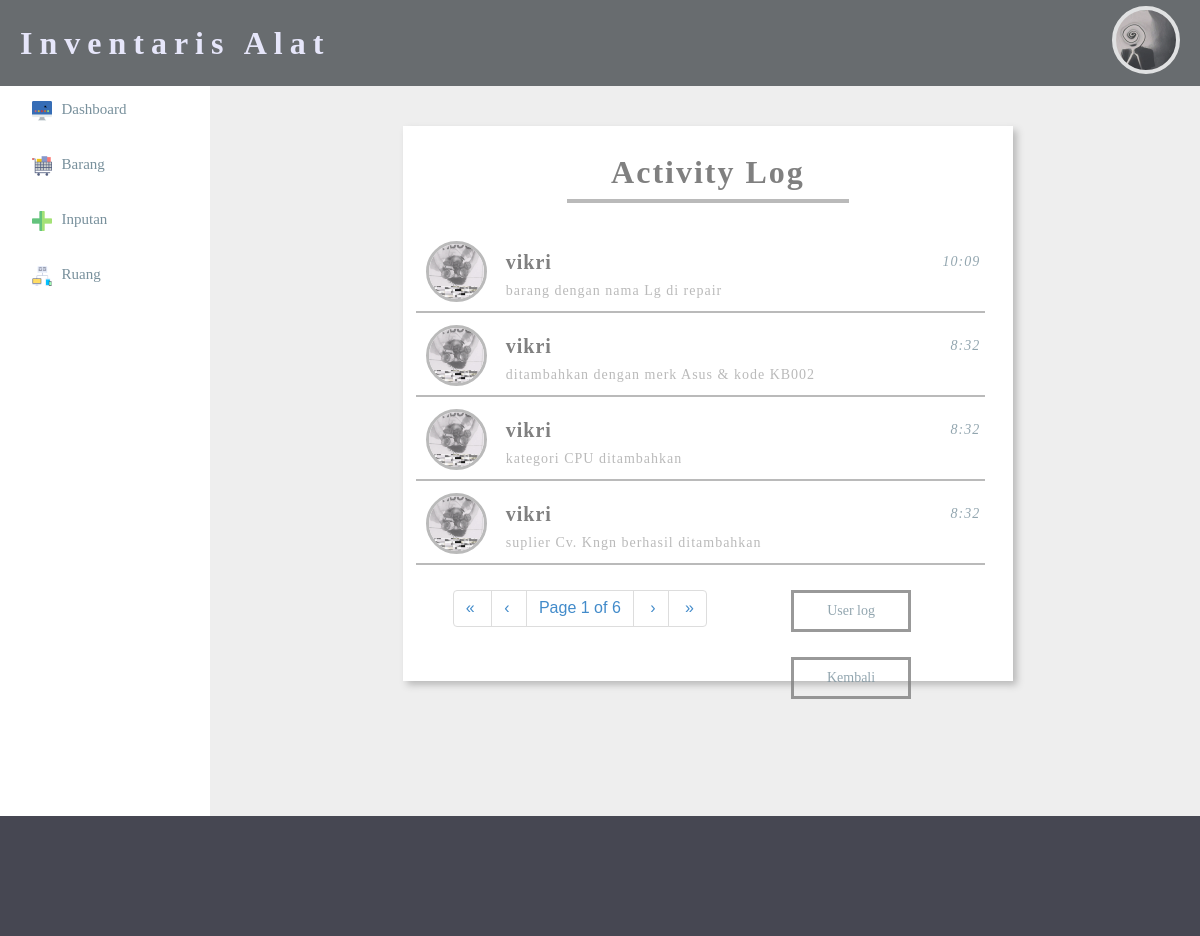
Page /pegawai/log.php (signed in) on the committed database.
### tables this page shows
CREATE TABLE IF NOT EXISTS `activty_log` (
  `id_activity` int(11) NOT NULL AUTO_INCREMENT,
  `id` int(11) NOT NULL,
  `date` datetime NOT NULL,
  `action` varchar(500) NOT NULL,
  `status` varchar(50) NOT NULL,
  PRIMARY KEY (`id_activity`)
);

### pegawai/log.php (the view, shortened to what this page needs)
<?php
	include 'session.php';
	include 'pagination.php';
	$sql =  "SELECT * FROM activty_log INNER JOIN admin ON activty_log.id=admin.id  ORDER BY activty_log.id_activity DESC";
        $result = mysql_query($sql);
        $rpp = 4;
        $reload = "log.php?pagination=true&page=1";
        $page = intval($_GET["page"]);
        if($page<=0) $page = 1;
        $tcount = mysql_num_rows($result);
        $tpages = ($tcount) ? ceil($tcount/$rpp) : 1;
        $count = 0;
        $i = ($page-1)*$rpp;
 ?>
 <html>
 <head>
 	<link rel="stylesheet" type="text/css" href="../css/admin_css.css">
 	<link rel="stylesheet" type="text/css" href="../css/log.css">
	<link rel="stylesheet" type="text/css" href="../css/bootstrap.css">
 </head>
 <body>
 	<?php
 		include 'header.php';
 	 ?>
	 <div class="a">
	 	<center>
		 	<div class="log">
		 		<h1>Activity Log</h1><hr>
		 		<br>
		 		<?php
                    while(($count<$rpp) && ($i<$tcount)) {
                        $data = mysql_fetch_array($result);
                        $date = $data['date'];
                        $tanggal = date('G:i', strtotime($date));
                        ?>
                    	<div class="user_log">
                    		<div class="photo">
                    			<img src="../gambar_profile/<?php echo $data['nama_gambar']; ?>">
                    		</div>
                    		<h3><?php echo $data['nama_depan']; ?></h3>
                    		<i style="float: right; margin-top: -15px; opacity: 0.8;"><?php echo $tanggal; ?></i>
                    		<p><?php echo $data['action']; ?></p>
                    	</div>
                    <?php
                        $i++;
                        $count++;
                    } ?>
                <div class="pagination" style="float: left; margin-left: 22px; margin-top: 5px;">
                	<?php echo paginate_one($reload, $page, $tpages); ?>
                </div>
                <a href="log2.php?page=1">
                	<button>User log</button>
                </a>
                <a href="inventori.php">
                	<button>Kembali</button>
                </a>
		 	</div>
	 	</center>
	 </div>
 	<?php
 		include 'sisi.php';
 	 ?>
 <div class="c">
 </div>
 </body>
 </html>

### css/admin_css.css (style rules this page uses)
body { margin: 0; padding: 0; font-family: helvetica; }
.a { width: 77%; padding-top: 10px; padding-left: 3%; padding-right: 2.5%; height: 720px; float: right; background-color: #eee; }
.c { width: 100%; background-color: rgb(70, 71, 82); padding: 5%; float: right; }
.a a { text-decoration: none; }
.pagination { display: inline-block; }
.pesan p, i { font-family: paranoid; font-size: 14px; color: #78909C; letter-spacing: 1px; }

### css/log.css (style rules this page uses)
.log { width: 60%; height: 500px; padding: 3%; margin-top: 30px; background-color: white; box-shadow: 4px 4px 7px #bababa; }
.log h1 { margin: 0; font-family: paranoid; letter-spacing: 2px; color: grey; }
.log hr { border: 2px solid #bababa; width: 50%; }
.user_log { width: 100%; height: 65px; border-bottom: 2px solid #bababa; float: right; margin-top: 7px; padding: 5px; padding-left: 10px; }
.photo { width: 55px; height: 55px; float: left; border: 3px solid #bababa ; border-radius: 50%; }
.photo img { width: 100%; height: 100%; border-radius: 50%; opacity: 0.9; }
.user_log h3 { margin: 0; text-align: left; margin-left: 80px; margin-top: 10px; margin-bottom: -5px; font-family: paranoid; letter-spacing: 1px; color: grey; font-size: 20px; }
.user_log p { text-align: left; margin-left: 80px; font-family: paranoid; color: #bababa; font-size: 14px; letter-spacing: 1px; }
.log button { padding: 10px; margin-top: 25px; margin-right: 10px; margin-left: 20px; width: 120px; border:3px solid grey; background-color: transparent; font-family: paranoid; font-size: 14px; color: #78909C; opacity: 0.8; }

### rows in the picture
activty_log: admin.nama_gambar (picture), admin.nama_depan "vikri", date "10:09", action "barang dengan nama Lg di repair"
activty_log: admin.nama_gambar (picture), admin.nama_depan "vikri", date "8:32", action "ditambahkan dengan merk Asus & kode KB002"
activty_log: admin.nama_gambar (picture), admin.nama_depan "vikri", date "8:32", action "kategori CPU ditambahkan"
activty_log: admin.nama_gambar (picture), admin.nama_depan "vikri", date "8:32", action "suplier Cv. Kngn berhasil ditambahkan"

### other values in the picture
$firstlabel "«"
$prevlabel "‹"
$page "1"
$tpages "6"
$nextlabel "›"
$lastlabel "»"
